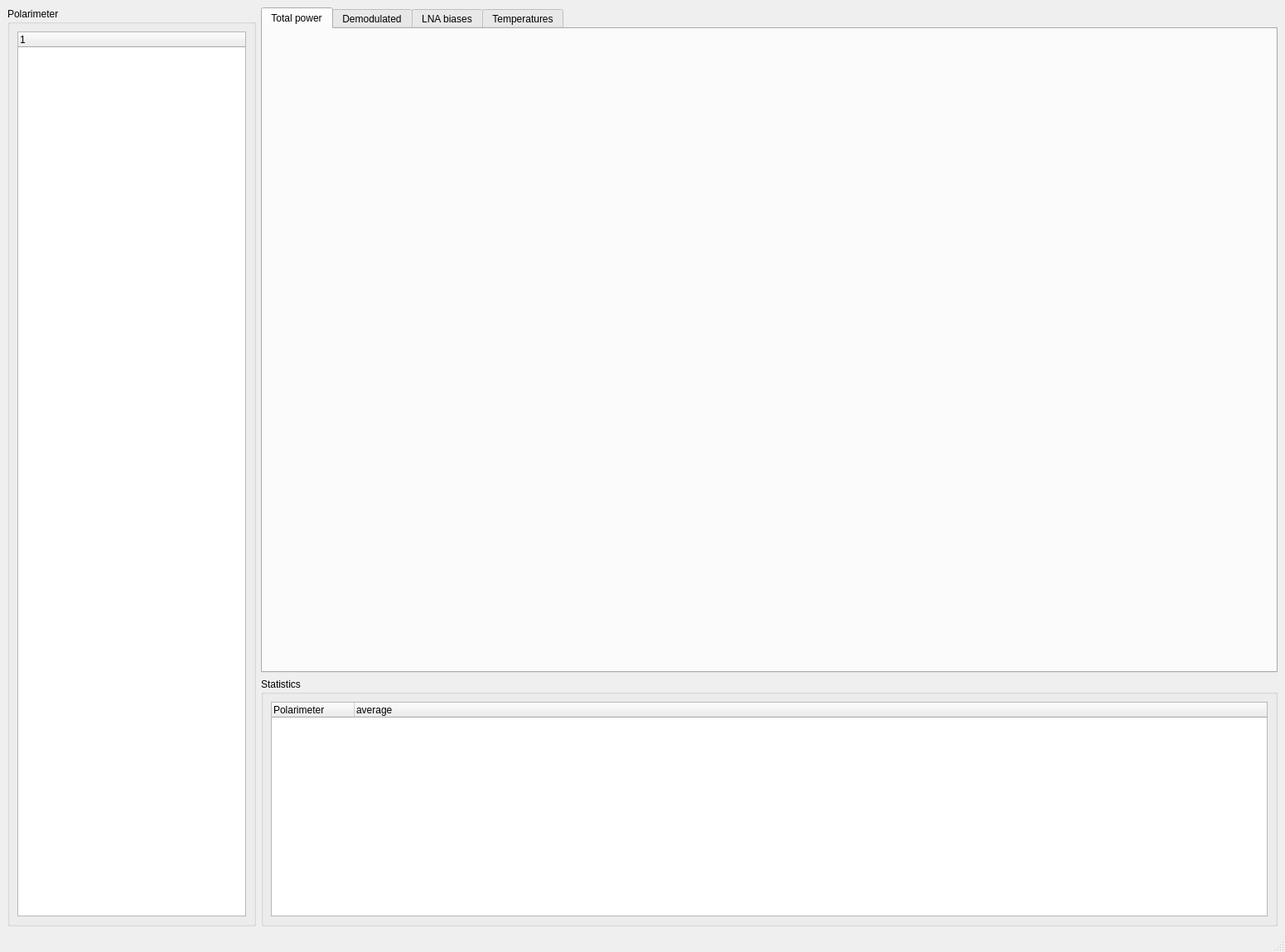
<?xml version="1.0" encoding="UTF-8"?>
<ui version="4.0">
 <class>MainWindow</class>
 <widget class="QMainWindow" name="MainWindow">
  <property name="geometry">
   <rect>
    <x>0</x>
    <y>0</y>
    <width>1551</width>
    <height>1149</height>
   </rect>
  </property>
  <property name="windowTitle">
   <string>MainWindow</string>
  </property>
  <widget class="QWidget" name="centralwidget">
   <layout class="QHBoxLayout" name="horizontalLayout_3">
    <item>
     <widget class="QGroupBox" name="groupBox">
      <property name="maximumSize">
       <size>
        <width>300</width>
        <height>16777215</height>
       </size>
      </property>
      <property name="title">
       <string>Polarimeter</string>
      </property>
      <layout class="QHBoxLayout" name="horizontalLayout_4">
       <item>
        <widget class="QTreeWidget" name="polarimeter_tree">
         <property name="maximumSize">
          <size>
           <width>16777215</width>
           <height>16777215</height>
          </size>
         </property>
         <column>
          <property name="text">
           <string notr="true"/>
          </property>
         </column>
        </widget>
       </item>
      </layout>
     </widget>
    </item>
    <item>
     <layout class="QVBoxLayout" name="verticalLayout_4">
      <item>
       <widget class="QTabWidget" name="plotTabWidget">
        <property name="currentIndex">
         <number>0</number>
        </property>
        <widget class="QWidget" name="tab">
         <attribute name="title">
          <string>Total power</string>
         </attribute>
         <layout class="QGridLayout" name="gridLayout_2">
          <item row="0" column="0">
           <widget class="BaseMplCanvas" name="pwr_q1" native="true"/>
          </item>
          <item row="0" column="1">
           <widget class="BaseMplCanvas" name="pwr_q2" native="true"/>
          </item>
          <item row="1" column="0">
           <widget class="BaseMplCanvas" name="pwr_u1" native="true"/>
          </item>
          <item row="1" column="1">
           <widget class="BaseMplCanvas" name="pwr_u2" native="true"/>
          </item>
         </layout>
        </widget>
        <widget class="QWidget" name="tab_2">
         <attribute name="title">
          <string>Demodulated</string>
         </attribute>
         <layout class="QGridLayout" name="gridLayout_3">
          <item row="0" column="0">
           <widget class="BaseMplCanvas" name="dem_q1" native="true"/>
          </item>
          <item row="0" column="1">
           <widget class="BaseMplCanvas" name="dem_q2" native="true"/>
          </item>
          <item row="1" column="0">
           <widget class="BaseMplCanvas" name="dem_u1" native="true"/>
          </item>
          <item row="1" column="1">
           <widget class="BaseMplCanvas" name="dem_u2" native="true"/>
          </item>
         </layout>
        </widget>
        <widget class="QWidget" name="tab_3">
         <attribute name="title">
          <string>LNA biases</string>
         </attribute>
         <layout class="QHBoxLayout" name="horizontalLayout">
          <item>
           <widget class="QFrame" name="frame">
            <property name="frameShape">
             <enum>QFrame::StyledPanel</enum>
            </property>
            <property name="frameShadow">
             <enum>QFrame::Raised</enum>
            </property>
            <layout class="QGridLayout" name="gridLayout">
             <item row="0" column="1">
              <widget class="BaseMplCanvas" name="ig" native="true"/>
             </item>
             <item row="0" column="0">
              <widget class="BaseMplCanvas" name="id" native="true"/>
             </item>
             <item row="1" column="0">
              <widget class="BaseMplCanvas" name="vd" native="true"/>
             </item>
             <item row="1" column="1">
              <widget class="BaseMplCanvas" name="vg" native="true"/>
             </item>
            </layout>
           </widget>
          </item>
          <item>
           <widget class="QGroupBox" name="groupBox_3">
            <property name="maximumSize">
             <size>
              <width>120</width>
              <height>16777215</height>
             </size>
            </property>
            <property name="title">
             <string>GroupBox</string>
            </property>
            <layout class="QVBoxLayout" name="verticalLayout">
             <item>
              <widget class="QCheckBox" name="hk0">
               <property name="text">
                <string>HK0 (HA1)</string>
               </property>
              </widget>
             </item>
             <item>
              <widget class="QCheckBox" name="hk1">
               <property name="text">
                <string>HK1 (HA2)</string>
               </property>
              </widget>
             </item>
             <item>
              <widget class="QCheckBox" name="hk2">
               <property name="text">
                <string>HK2 (HA3)</string>
               </property>
              </widget>
             </item>
             <item>
              <widget class="QCheckBox" name="hk5">
               <property name="text">
                <string>HK5 (HB1)</string>
               </property>
              </widget>
             </item>
             <item>
              <widget class="QCheckBox" name="hk4">
               <property name="text">
                <string>HK4 (HB2)</string>
               </property>
              </widget>
             </item>
             <item>
              <widget class="QCheckBox" name="hk3">
               <property name="text">
                <string>HK3 (HB3)</string>
               </property>
              </widget>
             </item>
             <item>
              <widget class="QCheckBox" name="hk4a">
               <property name="text">
                <string>HK4A</string>
               </property>
              </widget>
             </item>
             <item>
              <widget class="QCheckBox" name="hk5a">
               <property name="text">
                <string>HK5A</string>
               </property>
              </widget>
             </item>
            </layout>
           </widget>
          </item>
         </layout>
        </widget>
        <widget class="QWidget" name="tab_4">
         <attribute name="title">
          <string>Temperatures</string>
         </attribute>
        </widget>
       </widget>
      </item>
      <item>
       <widget class="QGroupBox" name="groupBox_2">
        <property name="maximumSize">
         <size>
          <width>16777215</width>
          <height>300</height>
         </size>
        </property>
        <property name="title">
         <string>Statistics</string>
        </property>
        <layout class="QHBoxLayout" name="horizontalLayout_2">
         <item>
          <widget class="QTreeWidget" name="stats_tree">
           <property name="columnCount">
            <number>2</number>
           </property>
           <column>
            <property name="text">
             <string notr="true">Polarimeter</string>
            </property>
           </column>
           <column>
            <property name="text">
             <string>average</string>
            </property>
           </column>
          </widget>
         </item>
        </layout>
       </widget>
      </item>
     </layout>
    </item>
   </layout>
  </widget>
  <widget class="QMenuBar" name="menubar">
   <property name="geometry">
    <rect>
     <x>0</x>
     <y>0</y>
     <width>1551</width>
     <height>22</height>
    </rect>
   </property>
  </widget>
  <widget class="QStatusBar" name="statusbar"/>
 </widget>
 <customwidgets>
  <customwidget>
   <class>BaseMplCanvas</class>
   <extends>QWidget</extends>
   <header location="global">widgets.plot.base.h</header>
   <container>1</container>
  </customwidget>
 </customwidgets>
 <resources/>
 <connections/>
</ui>
